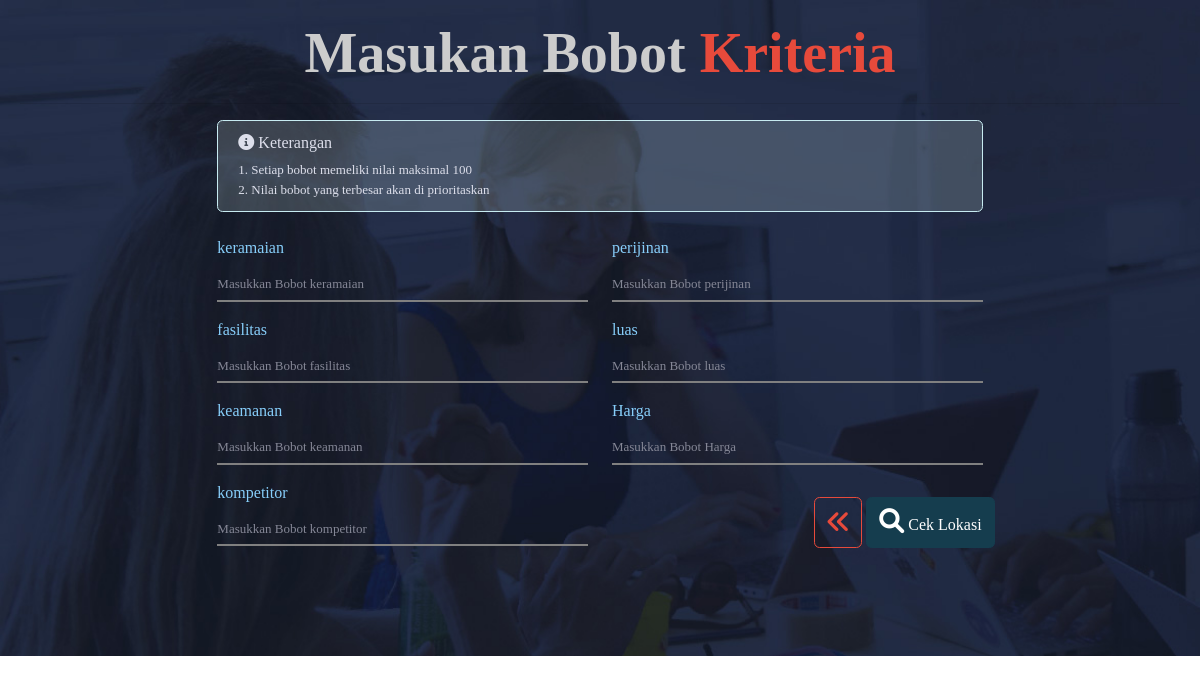
Screenshot of /index.php/user/index_input_bobot_kriteria with the database file from the repository.
### tables this page shows
CREATE TABLE `tabel_kriteria` (
  `id` int(128) NOT NULL,
  `kriteria` varchar(128) NOT NULL,
  `cMAX` int(128) NOT NULL,
  `cMIN` int(128) NOT NULL,
  `utility` varchar(128) NOT NULL,
  `bobot` int(11) NOT NULL
);

### application/controllers/User.php (called while the page is built, shortened)
<?php
class User extends CI_Controller
{
  public function __construct()
  {
    $this->load->library('form_validation');
    $this->load->library('session');
  }
  public function index_input_bobot_kriteria()
  {
    $data['title'] = "Halaman Input Bobot";
    $data['semua'] = $this->M_smart->semua_data();;
    $this->load->view('templates/header', $data);
    $this->load->view('user/index_input_bobot_kriteria', $data);
    $this->load->view('templates/footer');
  }
}

### index.php (called while the page is built, shortened)
<?php
require_once BASEPATH.'core/CodeIgniter.php';

### application/models/M_smart.php (called while the page is built, shortened)
<?php
class M_smart extends CI_Model
{
  public function semua_data()
  {
    return [
      "data_alternatif" => $this->db->get('tabel_data_alternatif')->result_array(),
      "user" => $this->db->get('tabel_user')->result_array(),
      "kriteria" => $this->db->get('tabel_kriteria')->result_array(),
      "bobot_kriteria" => $this->db->get('tabel_bobot_kriteria')->result_array()
    ];
  }
}

### application/views/user/index_input_bobot_kriteria.php (the view, shortened to what this page needs)
<div class="card-body" style="background-image: url(<?= base_url('assets/atlas/Atlas/'); ?>img/banner-bk.jpg); background-size:cover">
  <h1 class="font-weight-bold display-4 hh text-center" style="color: #ccc;">Masukan Bobot <span class="text-danger">Kriteria</span></h1>
  <hr class="sidebar-divider">
  <body style="font-family: 'Bahnschrift';">
    <form action="<?= base_url('User/input_bobot_kriteria'); ?>" method="post">
      <div class="row justify-content-center">
        <div class="col-md-8 mb-2">
          <div class="alert alert-info">
            <h1 class="h6"> <i class="fa fa-info-circle"></i> Keterangan</h1>
            <p>1. Setiap bobot memeliki nilai maksimal 100</p>
            <p>2. Nilai bobot yang terbesar akan di prioritaskan</p>
          </div>
        </div>
      </div>
      <div class="row justify-content-center">
        <div class=" col-lg-8 mb-5">
          <div class="row mb-4">
            <div class="col-md-6">
              <?php if (count($semua['kriteria']) % 2 == 0) {
                $key = 1;
              } else {
                $key = 0;
              }
              ?>
              <?php for ($i = 0; $i < (count($semua['kriteria']) / 2) + $key; $i++) : ?>
                <div class="form-group">
                  <label class="font-weight-200" for="harga"><?= $semua['kriteria'][$i]['kriteria'] ?></label>
                  <input type="number" class="form-control form-control-user mb-3" name="<?= $semua['kriteria'][$i]['kriteria'] ?>" min='0' length="3" <?php if ($semua['kriteria'][$i]['kriteria'] != 'harga' && $semua['kriteria'][$i]['kriteria'] != 'luas') {
                                                                                                                                                          echo 'max="100"';
                                                                                                                                                        } ?> placeholder="Masukkan Bobot <?= $semua['kriteria'][$i]['kriteria'] ?>" required>
                </div>
              <?php endfor; ?>
            </div>
            <div class="col-md-6">
              <?php for ($i = (count($semua['kriteria']) / 2) + 1; $i < count($semua['kriteria']); $i++) : ?>
                <div class="form-group">
                  <label class="font-weight-200" for="harga"><?= $semua['kriteria'][$i]['kriteria'] ?></label>
                  <input type="number" class="form-control form-control-user mb-3" name="<?= $semua['kriteria'][$i]['kriteria'] ?>" min='0' length="3" <?php if ($semua['kriteria'][$i]['kriteria'] != 'harga' && $semua['kriteria'][$i]['kriteria'] != 'luas') {
                                                                                                                                                          echo 'max="100"';
                                                                                                                                                        } ?> placeholder="Masukkan Bobot <?= $semua['kriteria'][$i]['kriteria'] ?>" required>
                </div>
              <?php endfor; ?>
              <div class="form-group">
                <div class="row justify-content-end">
                  <a href="<?= base_url('User/index'); ?>" class="btn btn-outline-danger mt-3 mr-1" style="font-size: 25px; ">
                    <i class="fas fa-angle-double-left"></i></a>
                  <button type="submit" class="btn btn-primary btn-user mt-3"><i class="fas fa-search" style="font-size: 25px;"></i> Cek Lokasi</button>
                </div>
              </div>
            </div>
          </div>
    </form>
  </body>
</div>

### application/views/templates/header.php (shortened to what this page needs)
<!DOCTYPE html>
<html lang="en">
<head>
  <link href="<?= base_url('assets/'); ?>vendor/datatables/dataTables.bootstrap4.min.css" rel="stylesheet">
  <link rel="stylesheet" href="<?= base_url('assets/atlas/Atlas/'); ?>css/custom.css">
  <link href="<?= base_url('assets/'); ?>vendor/fontawesome-free/css/all.min.css" rel="stylesheet" type="text/css">
  <link href="<?= base_url('assets/'); ?>vendor/fontawesome-free-6/css/all.min.css" rel="stylesheet" type="text/css">
  <link href="<?= base_url('assets/'); ?>css/sb-admin-2.min.css" rel="stylesheet">
  <link rel="stylesheet" href="<?= base_url('leaflet/'); ?>leaflet.css" />
  <link rel="stylesheet" href="<?= base_url('leaflet/'); ?>leaflet-routing-machine/dist/leaflet-routing-machine.css" />
</head>
<body id="page-top">
  <div id="wrapper">

### application/views/templates/footer.php (shortened to what this page needs)
</body>
</html>

### assets/atlas/Atlas/css/custom.css (style rules this page uses)
a, button { cursor: pointer; }

### application/views/user/index_input_bobot_kriteria.php (style rules this page uses)
.form-control { border: 2px solid grey; background-color: transparent; border: 0; border-radius: 0; color: aliceblue; -webkit-appearance: none; font-size: 13px; font-weight: lighter; transform: scale(1); border-bottom: 2px solid grey; padding: 0; }
input { color: aliceblue; font-size: 13px; font-weight: 300; }
.form-control:not(focus) { border-bottom: 2px solid grey; transform: scale(1); transition: all 0.5s linear; }
label { color: lightskyblue; }
p { font-size: small; margin-bottom: 0; }
.alert-info { color: #dddfeb; background-color: #d7f1f530; border-color: #c7ebf1; }
input[type=number] { -moz-appearance: textfield; }

### rows the page displays
tabel_kriteria: kriteria "keramaian", keramaian "Masukkan Bobot keramaian"
tabel_kriteria: kriteria "fasilitas", fasilitas "Masukkan Bobot fasilitas"
tabel_kriteria: kriteria "keamanan", keamanan "Masukkan Bobot keamanan"
tabel_kriteria: kriteria "kompetitor", kompetitor "Masukkan Bobot kompetitor"
tabel_kriteria: kriteria "perijinan", perijinan "Masukkan Bobot perijinan"
tabel_kriteria: kriteria "luas", luas "Masukkan Bobot luas"
tabel_kriteria: kriteria "Harga", Harga "Masukkan Bobot Harga"
